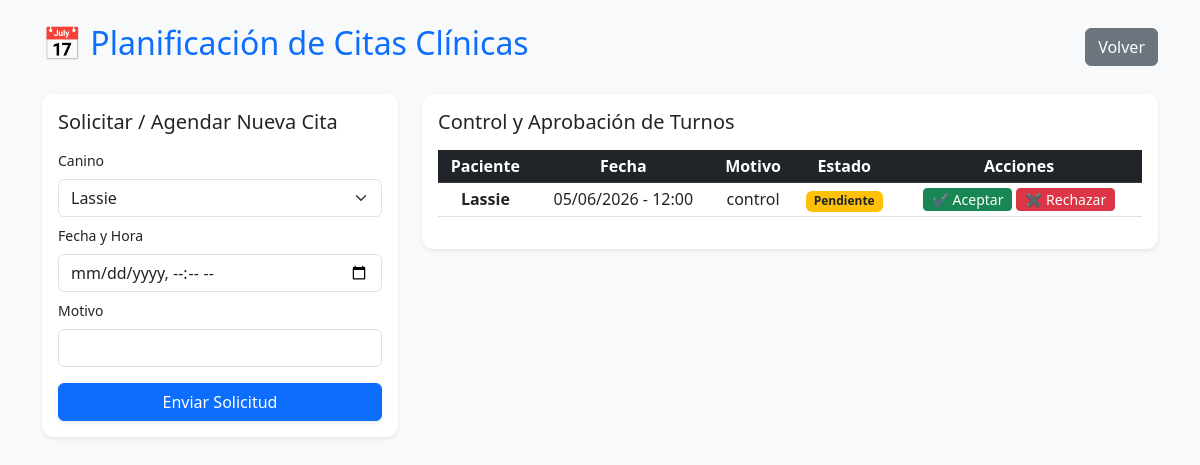
Page /citas (signed in) on the committed database.
### app.py (models this page shows)
class Cita(db.Model):
    id = db.Column(db.Integer, primary_key=True)
    fecha_hora = db.Column(db.DateTime, nullable=False)
    motivo = db.Column(db.String(200), nullable=False)
    estado = db.Column(db.String(20), default='Pendiente') # Pendiente, Aceptada, Rechazada
    canino_id = db.Column(db.Integer, db.ForeignKey('canino.id'), nullable=False)

class Canino(db.Model):
    id = db.Column(db.Integer, primary_key=True)
    consultas = db.relationship('Consulta', backref='paciente', lazy=True, cascade="all, delete-orphan")
    citas = db.relationship('Cita', backref='paciente', lazy=True, cascade="all, delete-orphan")
    vacunas_historial = db.relationship('Vacuna', backref='paciente', lazy=True, cascade="all, delete-orphan")
    foto = db.Column(db.String(200)); nombre = db.Column(db.String(100)); raza = db.Column(db.String(100))
    edad = db.Column(db.String(50)); sexo = db.Column(db.String(20)); estado_tenencia = db.Column(db.String(50))
    nombre_propietario = db.Column(db.String(100)); estado_salud = db.Column(db.String(100)); sector = db.Column(db.String(100))
    latitud = db.Column(db.Float); longitud = db.Column(db.Float)
    situacion = db.Column(db.String(100), default='Censo Normal')
    reportado_por = db.Column(db.String(100))
    esterilizado = db.Column(db.Boolean, default=False); desparasitado = db.Column(db.Boolean, default=False)
    vacuna_parvovirus = db.Column(db.Boolean, default=False); vacuna_moquillo = db.Column(db.Boolean, default=False)
    vacuna_triple = db.Column(db.Boolean, default=False); vacuna_sextuple = db.Column(db.Boolean, default=False)
    vacuna_antirrabica = db.Column(db.Boolean, default=False)

### app.py (the view)
@app.route('/citas', methods=['GET', 'POST'])
@login_required
def gestion_citas():
    if request.method == 'POST':
        db.session.add(Cita(fecha_hora=datetime.strptime(request.form.get('fecha_hora'), '%Y-%m-%dT%H:%M'), motivo=request.form.get('motivo'), canino_id=request.form.get('canino_id')))
        db.session.commit(); flash('Cita solicitada/agendada.', 'success'); return redirect(url_for('gestion_citas'))
    return render_template('citas.html', citas=Cita.query.order_by(Cita.fecha_hora.asc()).all(), perros=Canino.query.all())

### app.py (called while the page is built)
@login_manager.user_loader
def load_user(user_id): return Usuario.query.get(int(user_id))

### templates/citas.html (shortened to what this page needs)
<!DOCTYPE html>
<html lang="es">
<head>
    <link href="https://cdn.jsdelivr.net/npm/bootstrap@5.3.0/dist/css/bootstrap.min.css" rel="stylesheet">
</head>
<body class="bg-light">
<div class="container mt-4">
    <div class="d-flex justify-content-between align-items-center mb-4">
        <h2 class="text-primary">📅 Planificación de Citas Clínicas</h2>
        <a href="/" class="btn btn-secondary">Volver</a>
    </div>
    <div class="row">
        <div class="col-md-4">
            <div class="card p-3 shadow-sm border-0" style="border-radius:12px;">
                <h5>Solicitar / Agendar Nueva Cita</h5>
                <form method="POST">
                    <label class="form-label small mt-2">Canino</label>
                    <select name="canino_id" class="form-select" required>
                        {% for p in perros %}<option value="{{ p.id }}">{{ p.nombre or 'S/N' }}</option>{% endfor %}
                    </select>
                    <label class="form-label small mt-2">Fecha y Hora</label>
                    <input type="datetime-local" name="fecha_hora" class="form-control" required>
                    <label class="form-label small mt-2">Motivo</label>
                    <input type="text" name="motivo" class="form-control" required>
                    <button type="submit" class="btn btn-primary w-100 mt-3 shadow-sm">Enviar Solicitud</button>
                </form>
            </div>
        </div>
        <div class="col-md-8">
            <div class="card p-3 shadow-sm border-0" style="border-radius:12px;">
                <h5>Control y Aprobación de Turnos</h5>
                <table class="table table-sm align-middle text-center mt-2">
                    <thead class="table-dark"><tr><th>Paciente</th><th>Fecha</th><th>Motivo</th><th>Estado</th><th>Acciones</th></tr></thead>
                    <tbody>
                        {% for c in citas %}
                        <tr>
                            <td><b>{{ c.paciente.nombre or 'S/N' }}</b></td>
                            <td>{{ c.fecha_hora.strftime('%d/%m/%Y - %H:%M') }}</td>
                            <td>{{ c.motivo }}</td>
                            <td>
                                <span class="badge {% if c.estado=='Pendiente' %}bg-warning text-dark{% elif c.estado=='Aceptada' %}bg-success{% else %}bg-danger{% endif %}">
                                    {{ c.estado }}
                                </span>
                            </td>
                            <td>
                                {% if current_user.rol == 'Admin' and c.estado == 'Pendiente' %}
                                <div class="d-flex gap-1 justify-content-center">
                                    <a href="/citas/aceptar/{{ c.id }}" class="btn btn-sm btn-success py-0 px-2">✔ Aceptar</a>
                                    <a href="/citas/rechazar/{{ c.id }}" class="btn btn-sm btn-danger py-0 px-2" onclick="return confirm('¿Rechazar cita?')">✖ Rechazar</a>
                                </div>
                                {% else %}
                                <span class="small text-muted">-</span>
                                {% endif %}
                            </td>
                        </tr>
                        {% endfor %}
                    </tbody>
                </table>
            </div>
        </div>
    </div>
</div>
</body>
</html>

### rows in the picture
Cita: paciente "Lassie", fecha_hora "05/06/2026 - 12:00", motivo "control", estado "Pendiente"

### other values in the picture
form field canino_id "Lassie"
